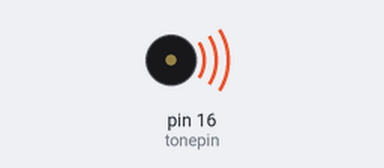
The sketch below on a simulated Arduino Uno, built with avr-gcc and run on an emulated ATmega328P. On the bench: buzzer (waves = sounding).

Above: at 0.3 s.
Timing chart, 0 to 13.8 s (numbered marks = the images above):
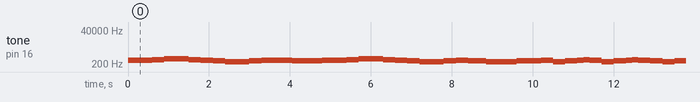

Measured:
- by itself, tone on pin 16 (tonepin): plays 350 Hz for 0.60 s, 393 Hz for 0.30 s, 441 Hz for 0.60 s, 393 Hz for 0.30 s, 350 Hz for 0.30 s, 330 Hz for 0.30 s … (307 notes in this stretch)

The sketch:

song.ino
```cpp
#define NTD0 -1
#define NTD1 294
#define NTD2 330
#define NTD3 350
#define NTD4 393
#define NTD5 441
#define NTD6 495
#define NTD7 556

#define NTDL1 147
#define NTDL2 165
#define NTDL3 175
#define NTDL4 196
#define NTDL5 221
#define NTDL6 248
#define NTDL7 278

#define NTDH1 589
#define NTDH2 661
#define NTDH3 700
#define NTDH4 786
#define NTDH5 882
#define NTDH6 990
#define NTDH7 112

#define WHOLE 1
#define HALF 0.5
#define QUARTER 0.25
#define EIGHTH 0.25
#define SIXTEENTH 0.625

int tune[]=                 //list the frequency with  Numbered musical notation
{
  NTD3,NTD3,NTD4,NTD5,
  NTD5,NTD4,NTD3,NTD2,
  NTD1,NTD1,NTD2,NTD3,
  NTD3,NTD2,NTD2,
  NTD3,NTD3,NTD4,NTD5,
  NTD5,NTD4,NTD3,NTD2,
  NTD1,NTD1,NTD2,NTD3,
  NTD2,NTD1,NTD1,
  NTD2,NTD2,NTD3,NTD1,
  NTD2,NTD3,NTD4,NTD3,NTD1,
  NTD2,NTD3,NTD4,NTD3,NTD2,
  NTD1,NTD2,NTDL5,NTD0,
  NTD3,NTD3,NTD4,NTD5,
  NTD5,NTD4,NTD3,NTD4,NTD2,
  NTD1,NTD1,NTD2,NTD3,
  NTD2,NTD1,NTD1
};
float durt[]=                   //List mensural level
{
  1,1,1,1,
  1,1,1,1,
  1,1,1,1,
  1+0.5,0.5,1+1,
  1,1,1,1,
  1,1,1,1,
  1,1,1,1,
  1+0.5,0.5,1+1,
  1,1,1,1,
  1,0.5,0.5,1,1,
  1,0.5,0.5,1,1,
  1,1,1,1,
  1,1,1,1,
  1,1,1,0.5,0.5,
  1,1,1,1,
  1+0.5,0.5,1+1,
};
int length;
int tonepin=16;
void setup()
{
  pinMode(tonepin,OUTPUT);
  length=sizeof(tune)/sizeof(tune[0]);   //calculate the length of the array
}
void loop()
{
  for(int x=0;x<length;x++)
  {
    tone(tonepin,tune[x]);
    delay(300*durt[x]);   //delay for some time for the rhythm
    noTone(tonepin);
  }
  delay(2000);
}
```
